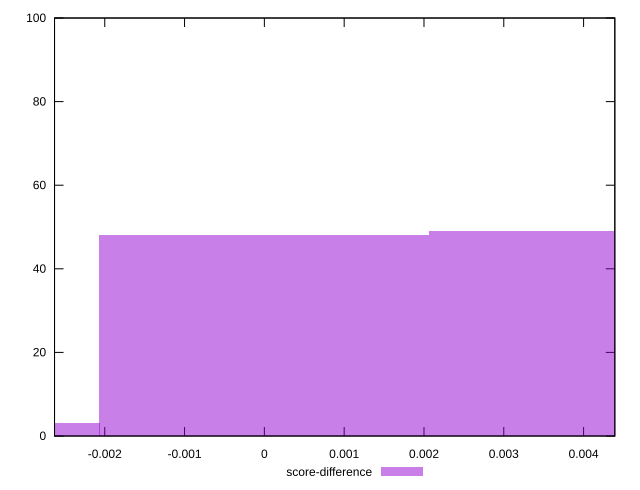

Reproduce this figure in gnuplot.
reset

$scoreDifference <<EOF
0.00413145580166521 49
0 48
-0.00413145580166521 3
EOF

set key outside below
set boxwidth 0.00413145580166521
set xrange [-0.0026292150868368613:0.004391305074230717]
set yrange [0:100]
set trange [0:100]
set style fill transparent solid 0.5 noborder
set terminal svg size 640, 490 enhanced background rgb 'white'
set output "reprap/largest-contentful-paint/samples/pages+cached+noexternal+noimg/score-difference/histogram.svg"

plot $scoreDifference title "score-difference" with boxes

reset
